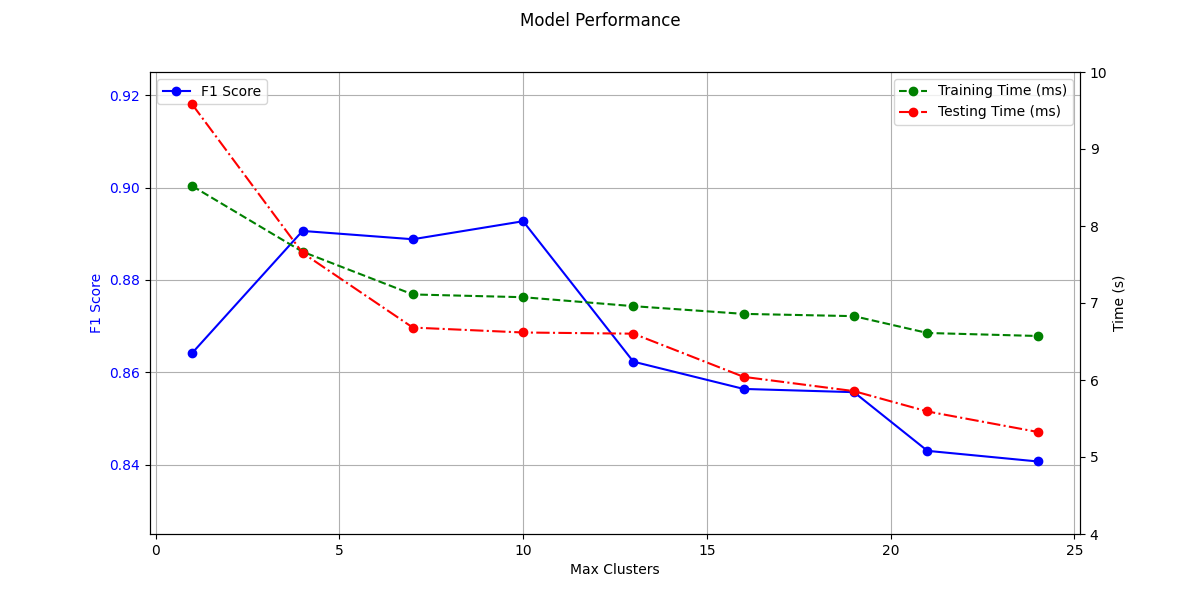

Generate this figure with Python:
import matplotlib.pyplot as plt

# Data
maxClusters = [1, 4, 7, 10, 13, 16, 19, 21, 24]
f1_scores = [0.8642, 0.8906, 0.8888, 0.8927, 0.8623, 0.8564, 0.8557, 0.8430, 0.8407]
train_time = [8518.28, 7665.71, 7111.09, 7075.26, 6958.92, 6858.76, 6829.17, 6610.69, 6571.61]
test_time = [9578.24, 7650.86, 6680.92, 6616.96, 6601.58, 6040.94, 5855.58, 5591.3, 5325.15]


train_time = [t / 1000 for t in train_time]
test_time = [t / 1000 for t in test_time]

# Create the plot
fig, ax1 = plt.subplots(figsize=(12, 6))

# Plot F1 Scores on the primary y-axis
ax1.plot(maxClusters, f1_scores, label='F1 Score', color='blue', marker='o')
ax1.set_xlabel('Max Clusters')
ax1.set_ylabel('F1 Score', color='blue')
ax1.tick_params(axis='y', labelcolor='blue')
ax1.set_ylim(0.825, 0.925)  # Adjusting the F1 score axis to range from 0.825 to 0.925

# Create a secondary y-axis for time metrics
ax2 = ax1.twinx()
ax2.plot(maxClusters, train_time, label='Training Time (ms)', color='green', linestyle='--', marker='o')
ax2.plot(maxClusters, test_time, label='Testing Time (ms)', color='red', linestyle='-.', marker='o')
ax2.set_ylabel('Time (s)', color='black')
ax2.tick_params(axis='y', labelcolor='black')
ax2.set_ylim(4, 10)  # Adjusting the time axis to range from 4000 to 10000

# Adding title and legends
fig.suptitle('Model Performance')
ax1.legend(loc='upper left')
ax2.legend(loc='upper right')
ax1.grid(True)

# Show plot
plt.savefig("maxCluster.png")